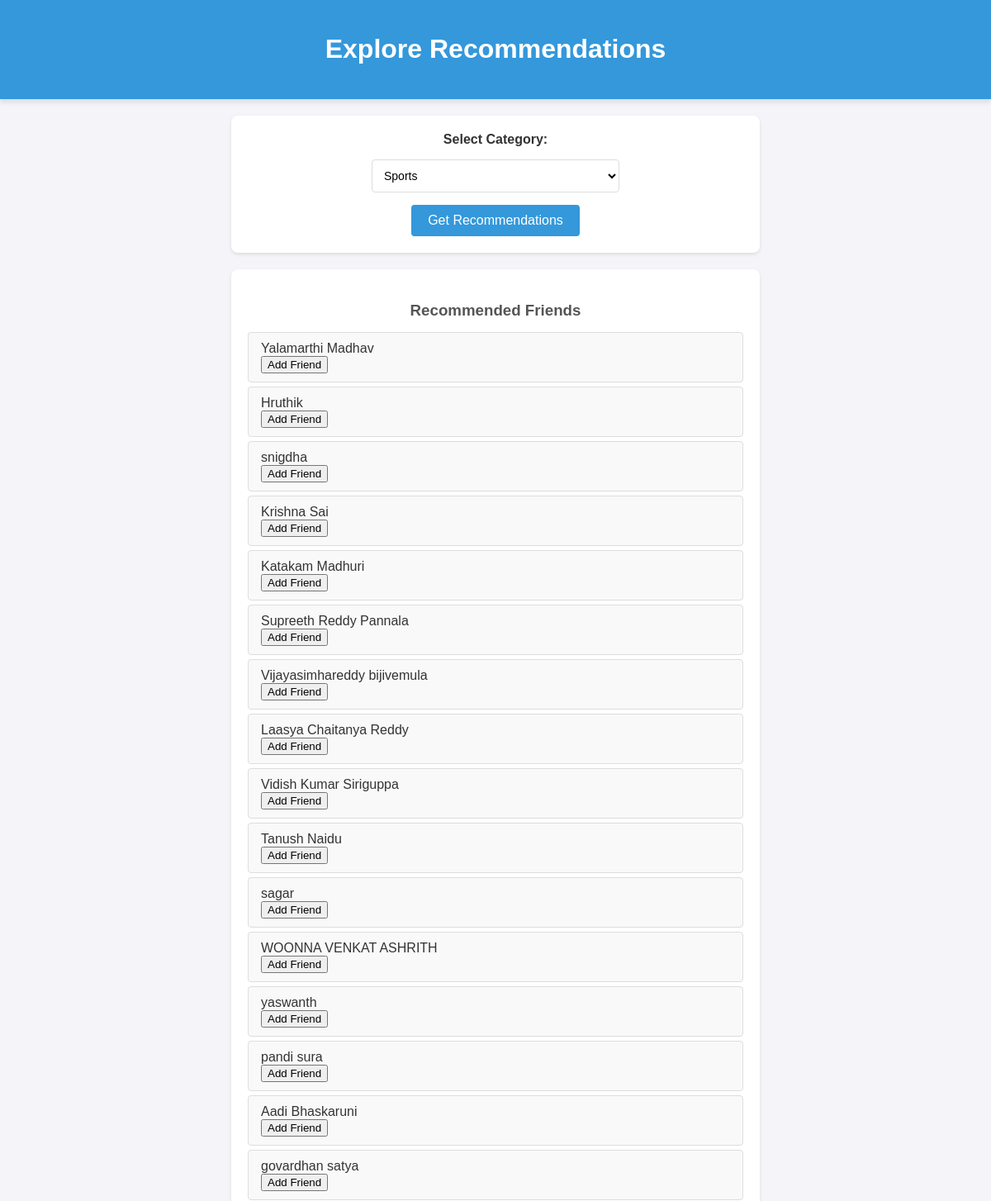
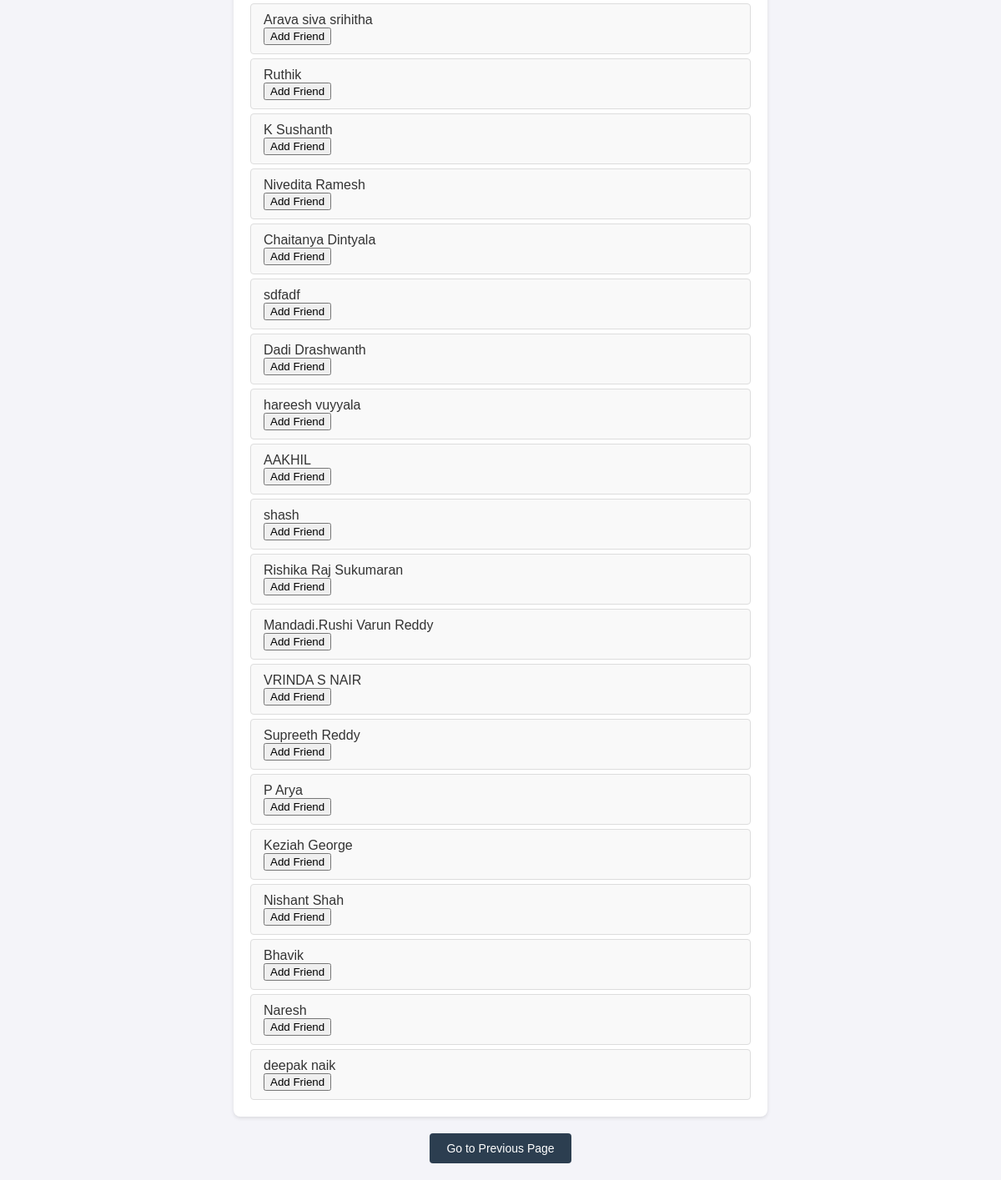
The app's page /filtered-recommendations (signed in) with its own data (2 pictures, top to bottom).
### app.py (models this page shows)
class User(db.Model):
    id = db.Column(db.Integer, primary_key=True)
    name = db.Column(db.String(100), nullable=False)
    username = db.Column(db.String(100), unique=True, nullable=False)
    email = db.Column(db.String(100), unique=True, nullable=False)
    password = db.Column(db.String(100), nullable=False)
    profile_picture = db.Column(db.String(120), nullable=True)

### app.py (the view)
@app.route('/filtered-recommendations', methods=['GET'])
def filtered_recommendations():
    if 'user_id' not in session:
        return redirect(url_for('login'))
    user_id = session['user_id']
    user = User.query.get(user_id)
    if not user:
        return "User not found", 404
    valid_categories = [
        'sports', 'dance', 'education', 'songs', 'movies',
        'books', 'travel', 'art', 'photography', 'fitness',
        'technology', 'gaming', 'health', 'food', 'fashion',
        'music', 'history', 'science', 'theatre', 'nature'
    ]
    category = request.args.get('category', 'sports').lower()
    if category not in valid_categories:
        return "Invalid category selected", 400
    recommendations = suggest_friends(user_id, method="dijkstra", category=category)
    if request.accept_mimetypes.best == 'application/json':
        return jsonify({"recommendations": recommendations})
    return render_template(
        'explore.html',
        user=user,
        category=category,
        recommendations=recommendations
    )

### templates/explore.html (shortened to what this page needs)
<!DOCTYPE html>
<html lang="en">
<head>
</head>
<body>
    <header>
        <h1>Explore Recommendations</h1>
    </header>
    <div class="filter-container">
        <form action="{{ url_for('filtered_recommendations') }}" method="GET">
            <label for="category">Select Category:</label>
            <select name="category" id="category">
                <option value="sports" {% if category == 'sports' %}selected{% endif %}>Sports</option>
            </select>
            <button type="submit" class="explore-button">Get Recommendations</button>
        </form>
    </div>
    <div class="list-container">
        <h3>Recommended Friends</h3>
        <ul class="list-group">
            {% if recommendations %}
                {% for recommendation in recommendations %}
                    <li class="list-group-item" data-friend-id="{{ recommendation.id }}">
                        {{ recommendation.name }}
                        {% if recommendation.added %}
                            <a href="{{ url_for('chat', friend_id=recommendation.id) }}" class="btn btn-primary">Chat</a>
                        {% else %}
                            <form action="{{ url_for('follow', friend_id=recommendation.id) }}" method="POST">
                                <button type="submit" class="btn btn-success">Add Friend</button>
                            </form>
                        {% endif %}
                    </li>
                {% endfor %}
            {% else %}
                <li class="list-group-item">No recommendations available for the selected category.</li>
            {% endif %}
        </ul>
    </div>
    <div class="back-container">
        <button class="back-button" onclick="window.history.back()">Go to Previous Page</button>
    </div>
</body>
</html>

### templates/explore.html (style rules this page uses)
body { font-family: Arial, sans-serif; margin: 0; padding: 0; background-color: #f4f4f9; color: #333; }
header { background-color: #3498db; color: white; text-align: center; padding: 20px; box-shadow: 0 4px 6px rgba(0, 0, 0, 0.1); }
.filter-container { max-width: 600px; margin: 20px auto; padding: 20px; background-color: white; border-radius: 8px; box-shadow: 0 2px 4px rgba(0, 0, 0, 0.1); text-align: center; }
.filter-container form { display: flex; flex-direction: column; gap: 15px; align-items: center; }
label { font-size: 16px; font-weight: bold; }
select { padding: 10px; font-size: 14px; border: 1px solid #ddd; border-radius: 4px; width: 100%; max-width: 300px; background-color: #fff; outline: none; transition: border-color 0.3s; }
button.explore-button { padding: 10px 20px; font-size: 16px; background-color: #3498db; color: white; border: none; border-radius: 4px; cursor: pointer; transition: background-color 0.3s; }
.list-container { max-width: 600px; margin: 20px auto; padding: 20px; background-color: white; border-radius: 8px; box-shadow: 0 2px 4px rgba(0, 0, 0, 0.1); }
.list-container h3 { text-align: center; margin-bottom: 15px; color: #555; }
.list-group { list-style: none; padding: 0; margin: 0; }
.list-group-item { padding: 10px 15px; background-color: #f9f9f9; border: 1px solid #ddd; margin-bottom: 5px; border-radius: 4px; transition: background-color 0.3s; }
.list-group-item:last-child { margin-bottom: 0; }
.back-button { display: block; margin: 20px auto; text-align: center; padding: 10px 20px; background-color: #2c3e50; color: white; border: none; border-radius: 4px; cursor: pointer; font-size: 14px; transition: background-color 0.3s; }

### records on screen
User: name "Yalamarthi Madhav"
User: name "Hruthik"
User: name "snigdha"
User: name "Krishna Sai"
User: name "Katakam Madhuri"
User: name "Supreeth Reddy Pannala"
User: name "Vijayasimhareddy bijivemula"
User: name "Laasya Chaitanya Reddy"
User: name "Vidish Kumar Siriguppa"
User: name "Tanush Naidu"
User: name "sagar"
User: name "WOONNA VENKAT ASHRITH"
User: name "yaswanth"
User: name "pandi sura"
User: name "Aadi Bhaskaruni"
User: name "govardhan satya"
User: name "Arava siva srihitha"
User: name "Ruthik"
User: name "K Sushanth"
User: name "Nivedita Ramesh"
User: name "Chaitanya Dintyala"
User: name "sdfadf"
User: name "Dadi Drashwanth"
User: name "hareesh vuyyala"
User: name "AAKHIL"
User: name "shash"
User: name "Rishika Raj Sukumaran"
User: name "Mandadi.Rushi Varun Reddy"
User: name "VRINDA S NAIR"
User: name "Supreeth Reddy"
User: name "P Arya"
User: name "Keziah George"
User: name "Nishant Shah"
User: name "Bhavik"
User: name "Naresh"
User: name "deepak naik"
